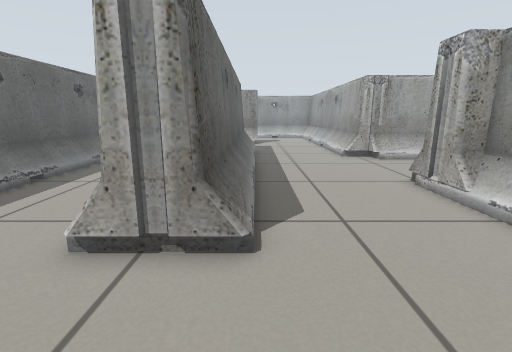
view 1 (above)

24 first-person views from a walk through a robot-simulator world made for Gazebo. The camera is 0.58 m above the floor, tilts 12° down and sees 85° across. Floor lines are 1 m apart. The floor is counted in squares, 0.25 m on a side. Each view is taken from the middle of a square. On the plan, view 1 faces up. The plan holds only what a view shows up to about 18 squares ahead; the rest is blank. The place goes on beyond the plan.

view 2
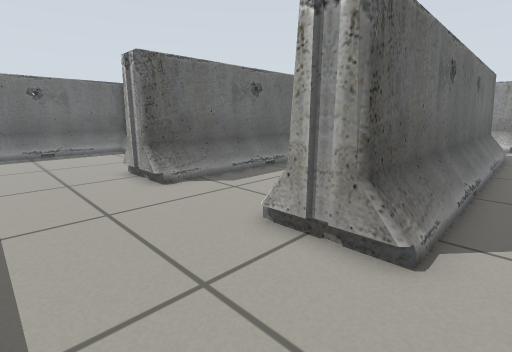

view 3
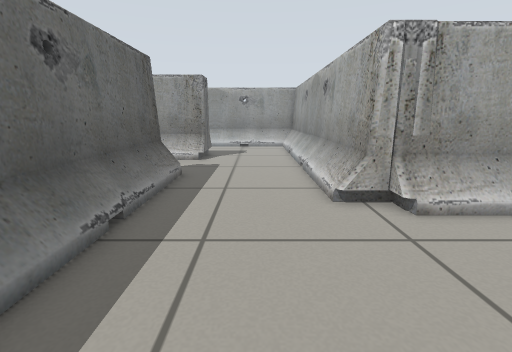

view 4
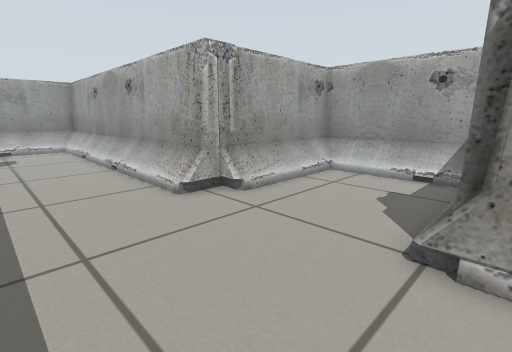

view 5
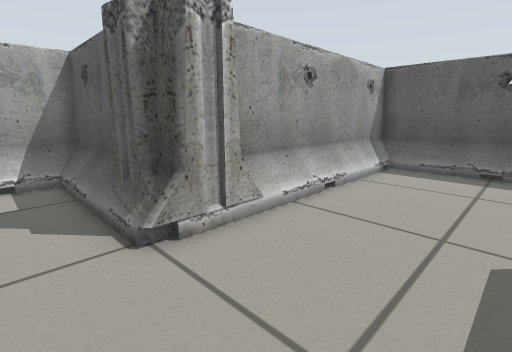

view 6
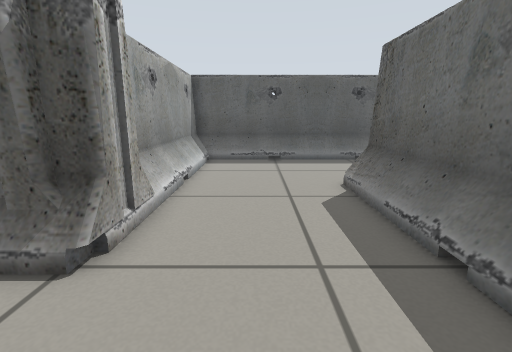

view 7
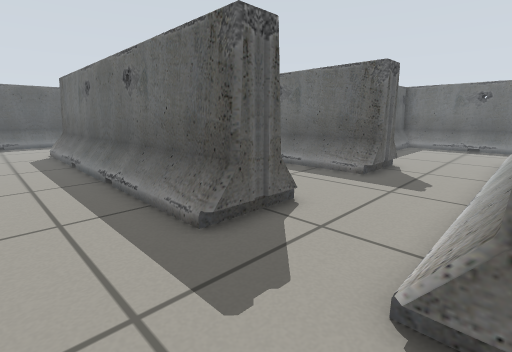

view 8
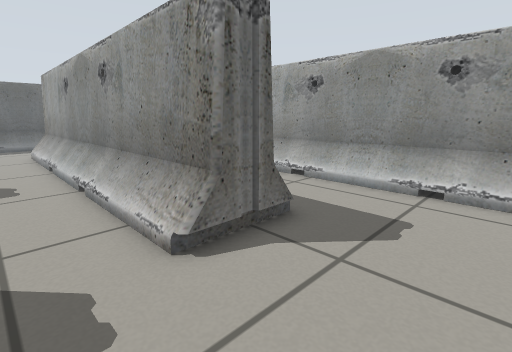

view 9
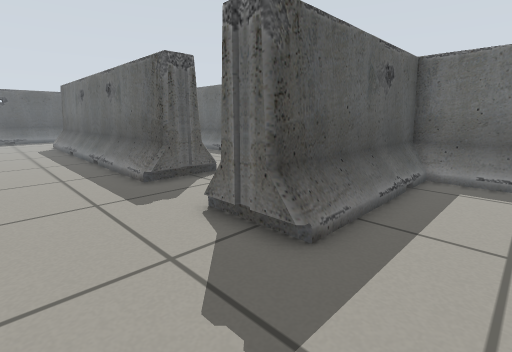

view 10
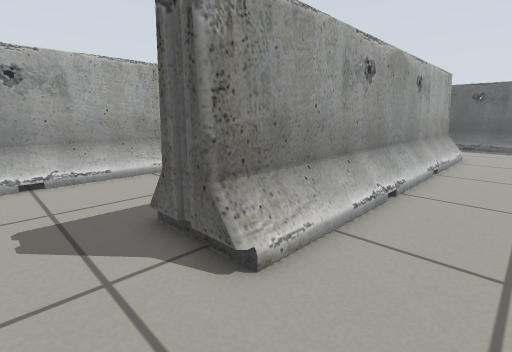

view 11
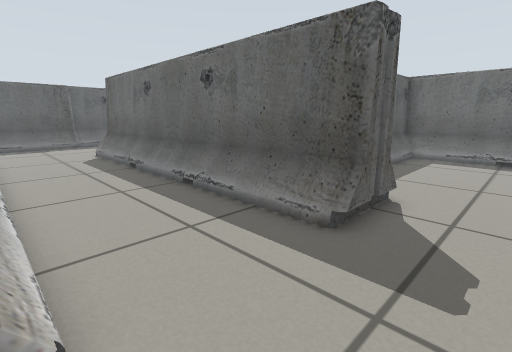

view 12
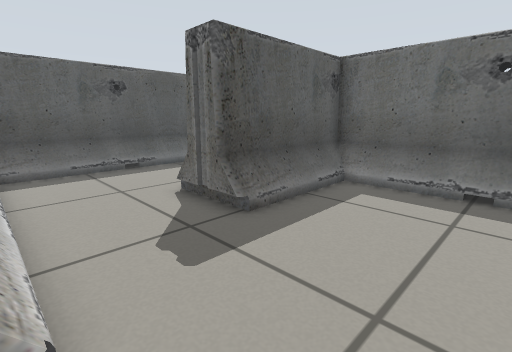

view 13
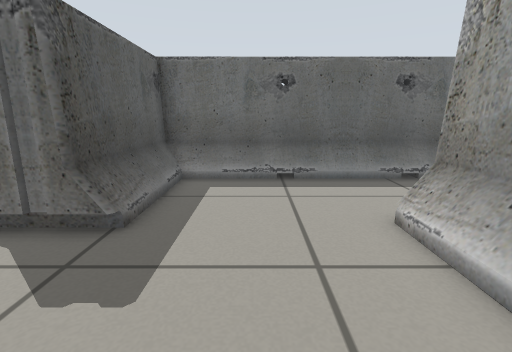

view 14
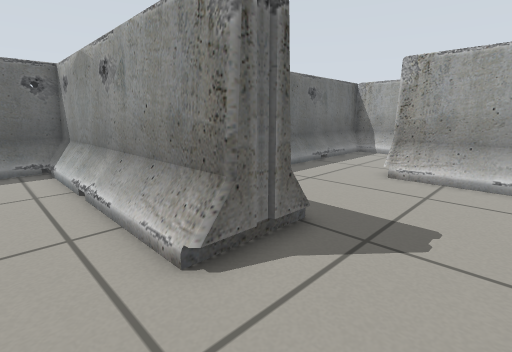

view 15
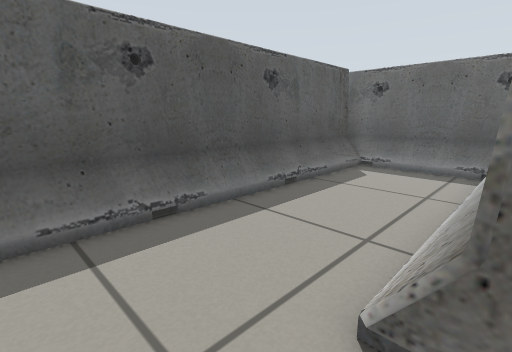

view 16
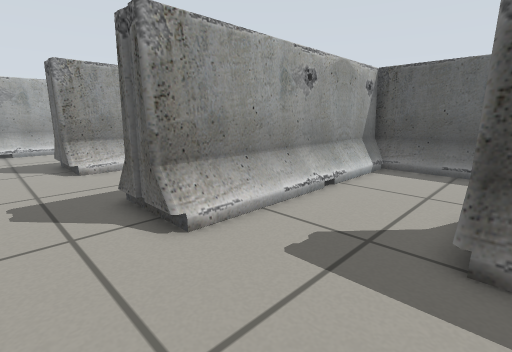

view 17
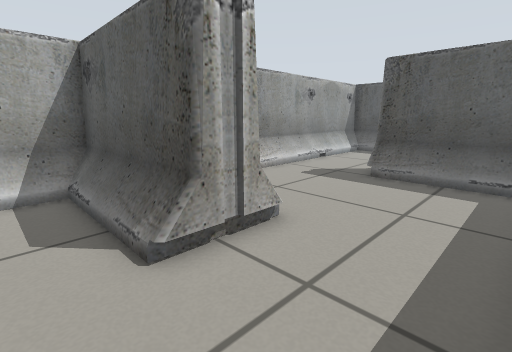

view 18
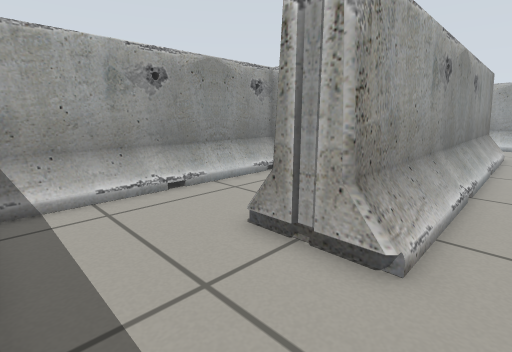

view 19
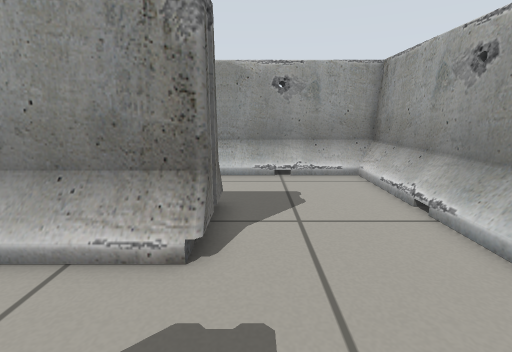

view 20
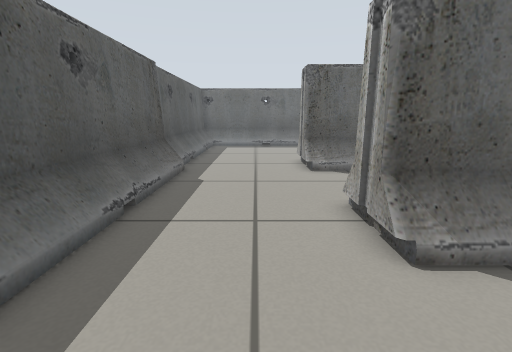

view 21
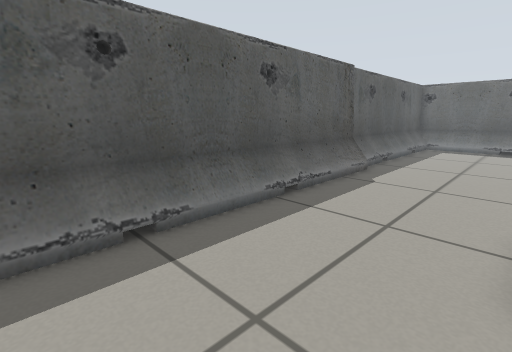

view 22
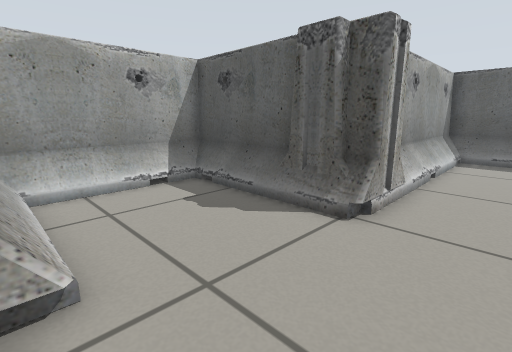

view 23
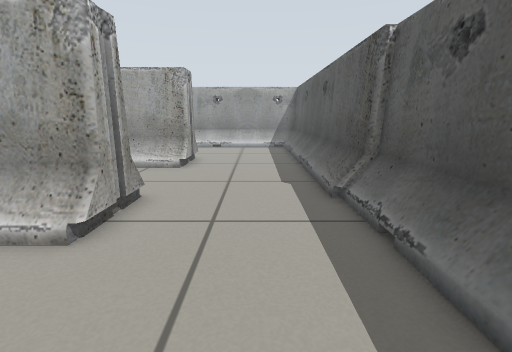

view 24
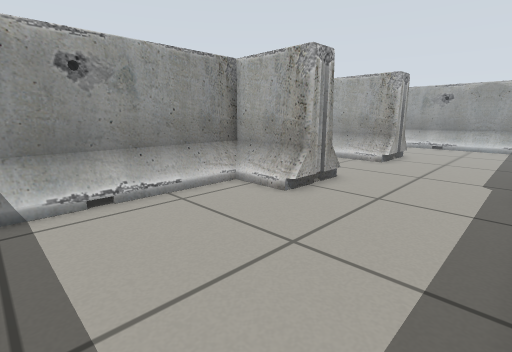

### Floor plan
Key: @ floor where view 1 was taken; . floor; B barrier.
Columns run from 28 left of view 1 to 14 right of it. Each row starts with its distance up from view 1.
 33                               B
 32         BBBBBBBBBBB     BBBBBBBBBBB
 31         BBBBBBBBBB      BBBBBBBBBB
 30        B.........   B............BB
 29        B.........BB B............BB
 28        B.........BB B............BB
 27       BB....BBBBBBB BBBBBBBBB....BB
 26        B....BBBBB BBBBBBBBBBB....BB
 25        B....BBBBBB   BBBBBBBB....BB
 24        B....BBBBBBBBBBBBBBBBB....BB
 23        B.........................BB
 22       BB.........................BBB
 21        B.................BBB.....BB
 20        B.........BBBB....BBBB....BB
 19        B.........BBBB....BBBB....BB
 18        BBBBBBB...BBBB....BBBB....BB
 17        BBBBBBB...BBBB....BBBB....BB
 16  B BB   BBBBBB...BBBB....BBBB.....BBBBBBBB
 15 BBBBBBBBBBBBBB...BBBB....BBBB...........BB
 14  BB..............BBBB....BBBB...........BB
 13  BB..............BBBB....BBBB...........BB
 12  BB..............BBBB....BBBB...........BBB
 11  BB..............BBBB....BBBB...........BB
 10  BBBBBBBBBBBBBBBBBBBB....BBBB.....BBBBBBBB
  9  B BBBB   BBBBBBB BBB....BBBB.....BBBBBBBB
  8           BBBBBBB BBB....BBBB.....BB
  7           BBBBBBBBBBB....BBBB.....B
  6         BB.......BBBB....BBBB.....BB
  5         BB.......BBBB....BBBB.....BB
  4         BB.......BBB.....BBB......BB
  3         BB........................BB
  2         BB........................BB
  1         BB........................BB
  0            .................@.....BB
 -1           . ........BBBBBBBBBBBBBBBB
 -2             BBBBBBBBB   BBBBBBBBBBBB
 -3                  B  B         B

Positions as (right, up) in squares from view 1, and headings:
1: (0, 0), facing up
2: (1, 0), facing up-left
3: (3, 9), facing up
4: (1, 9), facing up-right
5: (1, 12), facing down-right
6: (3, 14), facing down
7: (3, 25), facing down-left
8: (4, 22), facing up-left
9: (4, 30), facing down-left
10: (-6, 23), facing down-right
11: (-3, 23), facing down-left
12: (-11, 23), facing down-left
13: (-10, 21), facing left
14: (-12, 13), facing up-left
15: (-13, 16), facing down-left
16: (-16, 23), facing down-right
17: (-20, 29), facing down-right
18: (-20, 23), facing up-right
19: (1, 20), facing up
20: (4, 2), facing left
21: (4, 4), facing down-left
22: (3, 16), facing down-right
23: (-16, 1), facing right
24: (-18, -1), facing up-right
